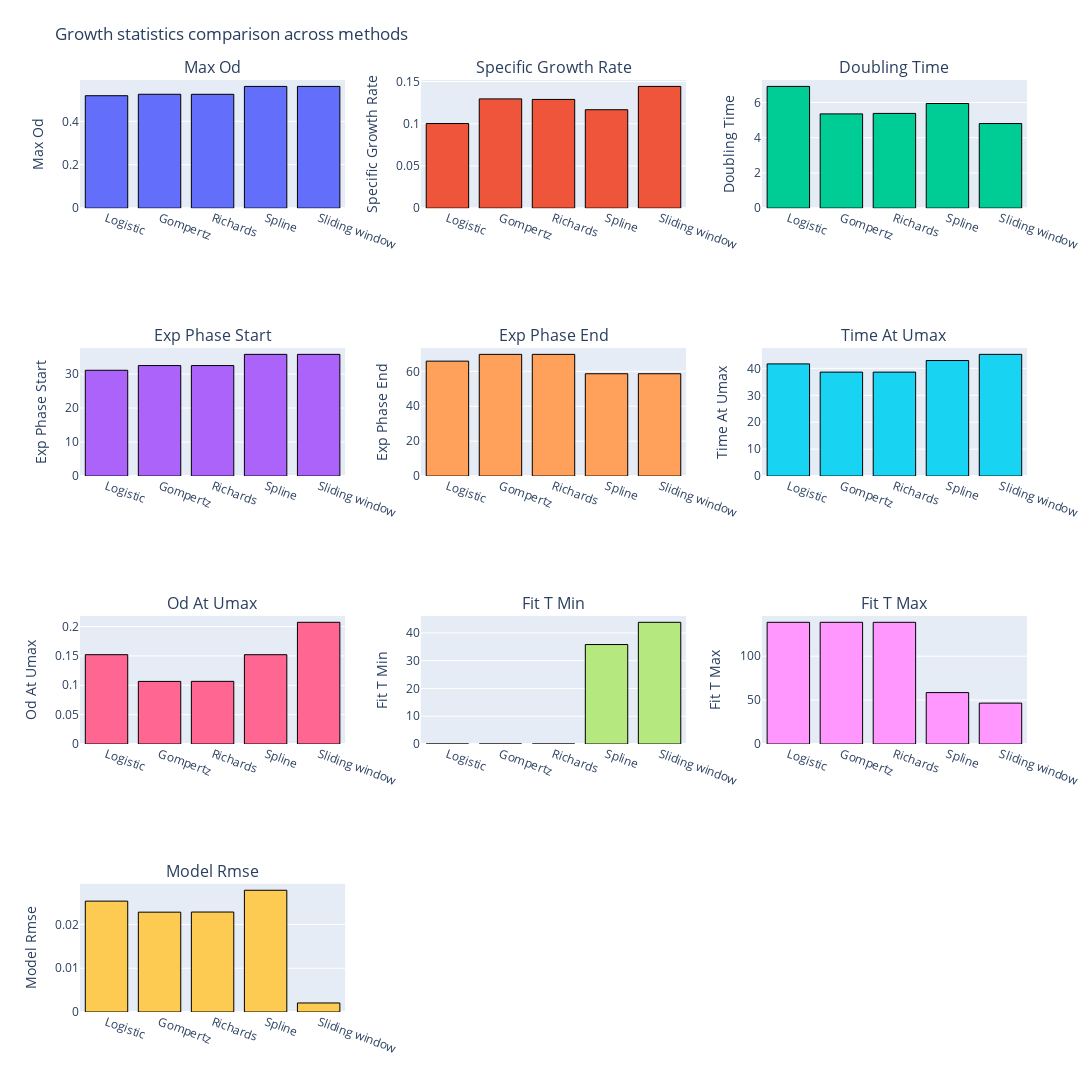

Write notebook code for a chart like this one.
### Code cell
import math
import plotly.graph_objects as go
from plotly.subplots import make_subplots

# Build plots from the pandas table
metrics = list(stats_df.columns)
n_metrics = len(metrics)
n_cols = 3
n_rows = math.ceil(n_metrics / n_cols)

fig = make_subplots(
    rows=n_rows,
    cols=n_cols,
    subplot_titles=[key.replace('_', ' ').title() for key in metrics],
    horizontal_spacing=0.08,
    vertical_spacing=0.15,
)

method_names = list(stats_df.index)
for i, key in enumerate(metrics):
    row = i // n_cols + 1
    col = i % n_cols + 1
    values = stats_df[key]
    numeric_values = values.apply(lambda v: pd.to_numeric(v, errors='coerce'))
    has_numeric = numeric_values.notna().any()

    if has_numeric:
        fig.add_trace(
            go.Bar(
                x=method_names,
                y=numeric_values.tolist(),
                showlegend=False,
                marker=dict(line=dict(color="black", width=1))
            ),
            row=row, col=col
        )
        fig.update_yaxes(title_text=key.replace('_', ' ').title(), automargin=True, row=row, col=col)
    else:
        fig.add_trace(
            go.Bar(
                x=method_names,
                y=[0] * len(method_names),
                showlegend=False,
                marker=dict(line=dict(color="black", width=1))
            ),
            row=row, col=col
        )
        fig.update_yaxes(showticklabels=False, automargin=True, row=row, col=col)

    fig.update_xaxes(tickangle=20, automargin=True, row=row, col=col)

fig.update_layout(
    title="Growth statistics comparison across methods",
    height=300 * n_rows,
    width=1100,
    margin=dict(l=80, r=30, t=80, b=80),
)

fig.show()

### Figure 1 — Plotly figure (JSON) as saved in the notebook; plotly's stock layout.template omitted (floating-point values rounded to 4 significant figures)
{"data": [{"marker": {"line": {"color": "black", "width": 1}}, "showlegend": false, "type": "bar", "x": ["Logistic", "Gompertz", "Richards", "Spline", "Sliding window"], "xaxis": "x", "y": [0.5179, 0.5245, 0.5244, 0.5608, 0.5608], "yaxis": "y"}, {"marker": {"line": {"color": "black", "width": 1}}, "showlegend": false, "type": "bar", "x": ["Logistic", "Gompertz", "Richards", "Spline", "Sliding window"], "xaxis": "x2", "y": [0.1002, 0.1294, 0.1288, 0.1166, 0.1442], "yaxis": "y2"}, {"marker": {"line": {"color": "black", "width": 1}}, "showlegend": false, "type": "bar", "x": ["Logistic", "Gompertz", "Richards", "Spline", "Sliding window"], "xaxis": "x3", "y": [6.915, 5.355, 5.381, 5.945, 4.806], "yaxis": "y3"}, {"marker": {"line": {"color": "black", "width": 1}}, "showlegend": false, "type": "bar", "x": ["Logistic", "Gompertz", "Richards", "Spline", "Sliding window"], "xaxis": "x4", "y": [31.11, 32.5, 32.5, 35.79, 35.79], "yaxis": "y4"}, {"marker": {"line": {"color": "black", "width": 1}}, "showlegend": false, "type": "bar", "x": ["Logistic", "Gompertz", "Richards", "Spline", "Sliding window"], "xaxis": "x5", "y": [65.83, 69.72, 69.72, 58.62, 58.62], "yaxis": "y5"}, {"marker": {"line": {"color": "black", "width": 1}}, "showlegend": false, "type": "bar", "x": ["Logistic", "Gompertz", "Richards", "Spline", "Sliding window"], "xaxis": "x6", "y": [41.66, 38.61, 38.61, 42.9, 45.2], "yaxis": "y6"}, {"marker": {"line": {"color": "black", "width": 1}}, "showlegend": false, "type": "bar", "x": ["Logistic", "Gompertz", "Richards", "Spline", "Sliding window"], "xaxis": "x7", "y": [0.1521, 0.1066, 0.1067, 0.1521, 0.2072], "yaxis": "y7"}, {"marker": {"line": {"color": "black", "width": 1}}, "showlegend": false, "type": "bar", "x": ["Logistic", "Gompertz", "Richards", "Spline", "Sliding window"], "xaxis": "x8", "y": [0, 0, 0, 35.8, 43.8], "yaxis": "y8"}, {"marker": {"line": {"color": "black", "width": 1}}, "showlegend": false, "type": "bar", "x": ["Logistic", "Gompertz", "Richards", "Spline", "Sliding window"], "xaxis": "x9", "y": [138.6, 138.6, 138.6, 58.6, 46.6], "yaxis": "y9"}, {"marker": {"line": {"color": "black", "width": 1}}, "showlegend": false, "type": "bar", "x": ["Logistic", "Gompertz", "Richards", "Spline", "Sliding window"], "xaxis": "x10", "y": [0.02533, 0.02281, 0.02284, 0.02782, 0.002061], "yaxis": "y10"}], "layout": {"annotations": [{"font": {"size": 16}, "showarrow": false, "text": "Max Od", "x": 0.14, "xanchor": "center", "xref": "paper", "y": 1, "yanchor": "bottom", "yref": "paper"}, {"font": {"size": 16}, "showarrow": false, "text": "Specific Growth Rate", "x": 0.5, "xanchor": "center", "xref": "paper", "y": 1, "yanchor": "bottom", "yref": "paper"}, {"font": {"size": 16}, "showarrow": false, "text": "Doubling Time", "x": 0.86, "xanchor": "center", "xref": "paper", "y": 1, "yanchor": "bottom", "yref": "paper"}, {"font": {"size": 16}, "showarrow": false, "text": "Exp Phase Start", "x": 0.14, "xanchor": "center", "xref": "paper", "y": 0.7125, "yanchor": "bottom", "yref": "paper"}, {"font": {"size": 16}, "showarrow": false, "text": "Exp Phase End", "x": 0.5, "xanchor": "center", "xref": "paper", "y": 0.7125, "yanchor": "bottom", "yref": "paper"}, {"font": {"size": 16}, "showarrow": false, "text": "Time At Umax", "x": 0.86, "xanchor": "center", "xref": "paper", "y": 0.7125, "yanchor": "bottom", "yref": "paper"}, {"font": {"size": 16}, "showarrow": false, "text": "Od At Umax", "x": 0.14, "xanchor": "center", "xref": "paper", "y": 0.425, "yanchor": "bottom", "yref": "paper"}, {"font": {"size": 16}, "showarrow": false, "text": "Fit T Min", "x": 0.5, "xanchor": "center", "xref": "paper", "y": 0.425, "yanchor": "bottom", "yref": "paper"}, {"font": {"size": 16}, "showarrow": false, "text": "Fit T Max", "x": 0.86, "xanchor": "center", "xref": "paper", "y": 0.425, "yanchor": "bottom", "yref": "paper"}, {"font": {"size": 16}, "showarrow": false, "text": "Model Rmse", "x": 0.14, "xanchor": "center", "xref": "paper", "y": 0.1375, "yanchor": "bottom", "yref": "paper"}], "height": 1200, "margin": {"b": 80, "l": 80, "r": 30, "t": 80}, "title": {"text": "Growth statistics comparison across methods"}, "width": 1100, "xaxis": {"anchor": "y", "automargin": true, "domain": [0, 0.28], "tickangle": 20}, "xaxis10": {"anchor": "y10", "automargin": true, "domain": [0, 0.28], "tickangle": 20}, "xaxis11": {"anchor": "y11", "domain": [0.36, 0.64]}, "xaxis12": {"anchor": "y12", "domain": [0.72, 1]}, "xaxis2": {"anchor": "y2", "automargin": true, "domain": [0.36, 0.64], "tickangle": 20}, "xaxis3": {"anchor": "y3", "automargin": true, "domain": [0.72, 1], "tickangle": 20}, "xaxis4": {"anchor": "y4", "automargin": true, "domain": [0, 0.28], "tickangle": 20}, "xaxis5": {"anchor": "y5", "automargin": true, "domain": [0.36, 0.64], "tickangle": 20}, "xaxis6": {"anchor": "y6", "automargin": true, "domain": [0.72, 1], "tickangle": 20}, "xaxis7": {"anchor": "y7", "automargin": true, "domain": [0, 0.28], "tickangle": 20}, "xaxis8": {"anchor": "y8", "automargin": true, "domain": [0.36, 0.64], "tickangle": 20}, "xaxis9": {"anchor": "y9", "automargin": true, "domain": [0.72, 1], "tickangle": 20}, "yaxis": {"anchor": "x", "automargin": true, "domain": [0.8625, 1], "title": {"text": "Max Od"}}, "yaxis10": {"anchor": "x10", "automargin": true, "domain": [0, 0.1375], "title": {"text": "Model Rmse"}}, "yaxis11": {"anchor": "x11", "domain": [0, 0.1375]}, "yaxis12": {"anchor": "x12", "domain": [0, 0.1375]}, "yaxis2": {"anchor": "x2", "automargin": true, "domain": [0.8625, 1], "title": {"text": "Specific Growth Rate"}}, "yaxis3": {"anchor": "x3", "automargin": true, "domain": [0.8625, 1], "title": {"text": "Doubling Time"}}, "yaxis4": {"anchor": "x4", "automargin": true, "domain": [0.575, 0.7125], "title": {"text": "Exp Phase Start"}}, "yaxis5": {"anchor": "x5", "automargin": true, "domain": [0.575, 0.7125], "title": {"text": "Exp Phase End"}}, "yaxis6": {"anchor": "x6", "automargin": true, "domain": [0.575, 0.7125], "title": {"text": "Time At Umax"}}, "yaxis7": {"anchor": "x7", "automargin": true, "domain": [0.2875, 0.425], "title": {"text": "Od At Umax"}}, "yaxis8": {"anchor": "x8", "automargin": true, "domain": [0.2875, 0.425], "title": {"text": "Fit T Min"}}, "yaxis9": {"anchor": "x9", "automargin": true, "domain": [0.2875, 0.425], "title": {"text": "Fit T Max"}}}}
